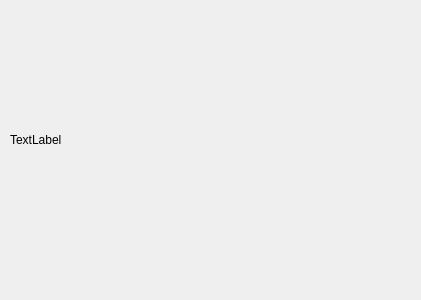
<?xml version="1.0" encoding="UTF-8"?>
<ui version="4.0">
 <class>Dialog</class>
 <widget class="QDialog" name="Dialog">
  <property name="geometry">
   <rect>
    <x>0</x>
    <y>0</y>
    <width>421</width>
    <height>300</height>
   </rect>
  </property>
  <property name="windowTitle">
   <string>Dialog</string>
  </property>
  <widget class="QLabel" name="is_label">
   <property name="geometry">
    <rect>
     <x>10</x>
     <y>130</y>
     <width>381</width>
     <height>20</height>
    </rect>
   </property>
   <property name="text">
    <string>TextLabel</string>
   </property>
  </widget>
 </widget>
 <resources/>
 <connections/>
</ui>
